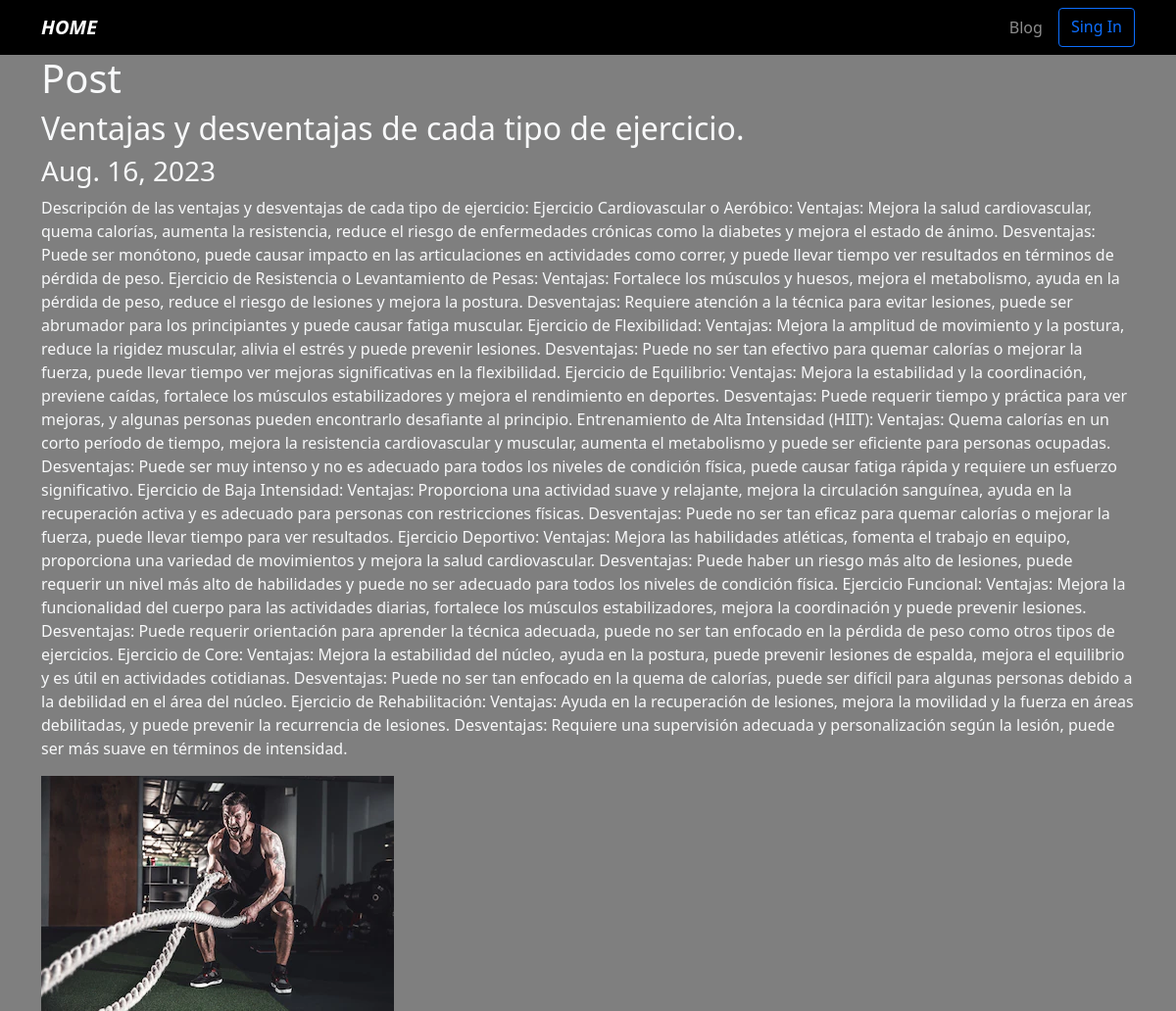
The page /blog/7 on the database its author committed.
### blog/models.py (models this page shows)
class Post(models.Model):
    title = models.CharField(max_length=1000)
    description = models.TextField()
    image = models.ImageField(upload_to="blog/images")
    date = models.DateField(datetime.date.today)

### blog/views.py (the view)
# urls.py: path("<int:post_id>", post_detail, name="post_detail"),
def post_detail(request, post_id):
    post = get_object_or_404(Post, pk=post_id)
    return render(request, 'post_detail.html', {"post": post})

### blog/templates/post_detail.html
{% extends 'layoul.html' %}
{% block content %}
<h1>Post</h1>
<h2>{{post.title}}</h2>
<h3>{{post.date}}</h3>
<p>{{post.description}}</p>
<img src= "{{post.image.url}}" alt="{{post.title}}" />
{% endblock %}

### porfolio/static/main.css (style rules this page uses)
body { background: rgb(127, 127, 127); }

### rows shown on the page
Post: title "Ventajas y desventajas de cada tipo de ejercicio.", date "Aug. 16, 2023", description "Descripción de las ventajas y desventajas de cada tipo de ejercicio: Ejercicio Cardiovascular o Aeróbico: Ventajas: Mejora la salud cardiovascular, quema calorías, aumenta la resistencia, reduce el riesgo de enfermedades crónicas como la diabetes y mejora el estado de ánimo. Desventajas: Puede ser monótono, puede causar impacto en las articulaciones en actividades como correr, y puede llevar tiempo ver resultados en términos de pérdida de peso. Ejercicio de Resistencia o Levantamiento de Pesas: Ventajas: Fortalece los músculos y huesos, mejora el metabolismo, ayuda en la pérdida de peso, reduce el riesgo de lesiones y mejora la postura. Desventajas: Requiere atención a la técnica para…", image (picture)
